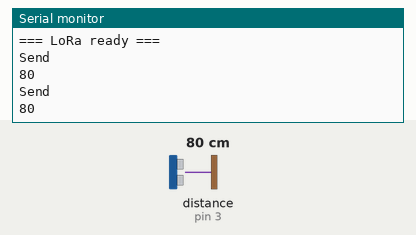
Bench run of a sketch on a simulated Arduino Uno, built with avr-gcc and run on an emulated ATmega328P. Shown: the last lines printed to the serial monitor. The test bench sets the inputs (shaded band); at power-on: distance to the obstacle (sensor on pin 3) 80 cm. Random numbers use the default seed unless the sketch sets one; no radio packets arrive unless stated.

Above: at 2.8 s.
2.9 s: distance to the obstacle (sensor on pin 3) set to 2 cm
At 5.0 s:
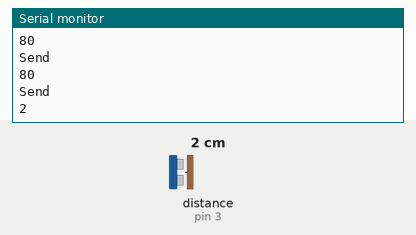
5.7 s: distance to the obstacle (sensor on pin 3) set to 4 cm
At 7.6 s:
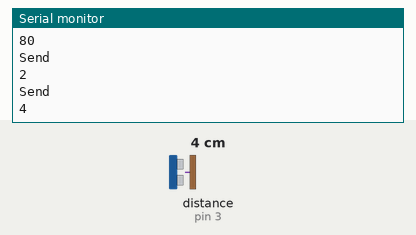
Timing chart, 0 to 9.1 s (numbered marks = the images above; inputs shaded):
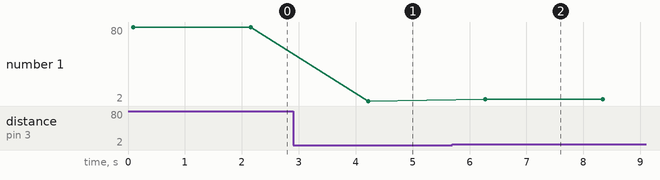

Measured:
- after the input at 2.9 s, the serial monitor: prints a new line after 1.3 s (image 1)
- after the input at 5.7 s, the serial monitor: prints a new line after 0.58 s (image 2)
- plotted number 1: 80 → 2 after the input at 2.9 s, 2 → 4 after the input at 5.7 s

The sketch:

S1.ino
```cpp
#include <SPI.h>
#include <LoRa.h>
#include <Ultrasonic.h>

Ultrasonic ultrasonic(2, 3);
int distance;

void initLoRa() {
  Serial.begin(9600);
  while (!Serial);
  if (!LoRa.begin(868E6)) {
    Serial.println("LoRa init failed!");
    while (1);
  }
  Serial.println("=== LoRa ready ===");
}


uint8_t generateRandomByte() {
  return (uint8_t)random(0, 256);
}


void sendMessage(uint8_t IDpaket,
                 uint8_t src,
                 uint8_t dest,
                 uint8_t IDW1,
                 uint8_t IDW2,
                 uint8_t IDW3,
                 uint8_t IDW4,
                 uint8_t IDW5,
                 uint8_t IDW6,
                 uint16_t Data){
  uint8_t packet[7];
  packet[0] = IDpaket;                             // 8 bit
  packet[1] = (src << 4)   | (dest & 0x0F);        // 4 bit src | 4 bit dest
  packet[2] = (IDW1 << 4)  | (IDW2 & 0x0F);        // 4 bit IDW1 | 4 bit IDW2
  packet[3] = (IDW3 << 4)  | (IDW4 & 0x0F);        // 4 bit IDW3 | 4 bit IDW4
  packet[4] = (IDW5 << 4)  | (IDW6 & 0x0F);        // 4 bit IDW5 | 4 bit IDW6
  packet[5] = (Data >> 8)  & 0xFF;                 // Data (16 bit)
  packet[6] =  Data        & 0xFF;                 // Data (16 bit)

  LoRa.beginPacket();
    LoRa.write(packet, sizeof(packet));
  LoRa.endPacket();
}

void setup() {
  initLoRa();
  randomSeed(analogRead(A0));
}

void loop() {
  uint8_t  myIDpaket = generateRandomByte();
  uint8_t  mySrc     = 0b1001;
  uint8_t  myDest    = 0b0000;

  uint8_t  myIDW1    = 0b0000;
  uint8_t  myIDW2    = 0b0000;
  uint8_t  myIDW3    = 0b0000;
  uint8_t  myIDW4    = 0b0000;
  uint8_t  myIDW5    = 0b0000;
  uint8_t  myIDW6    = 0b0000;

  distance = ultrasonic.read();

  // uint16_t myData    = 0b0000111100001111;
  uint16_t myData    = (uint16_t)distance;

  sendMessage(myIDpaket, mySrc, myDest,
              myIDW1, myIDW2, myIDW3,
              myIDW4, myIDW5, myIDW6,
              myData);
  Serial.println("Send");
  Serial.println(distance);
  delay(2000);
}
```
